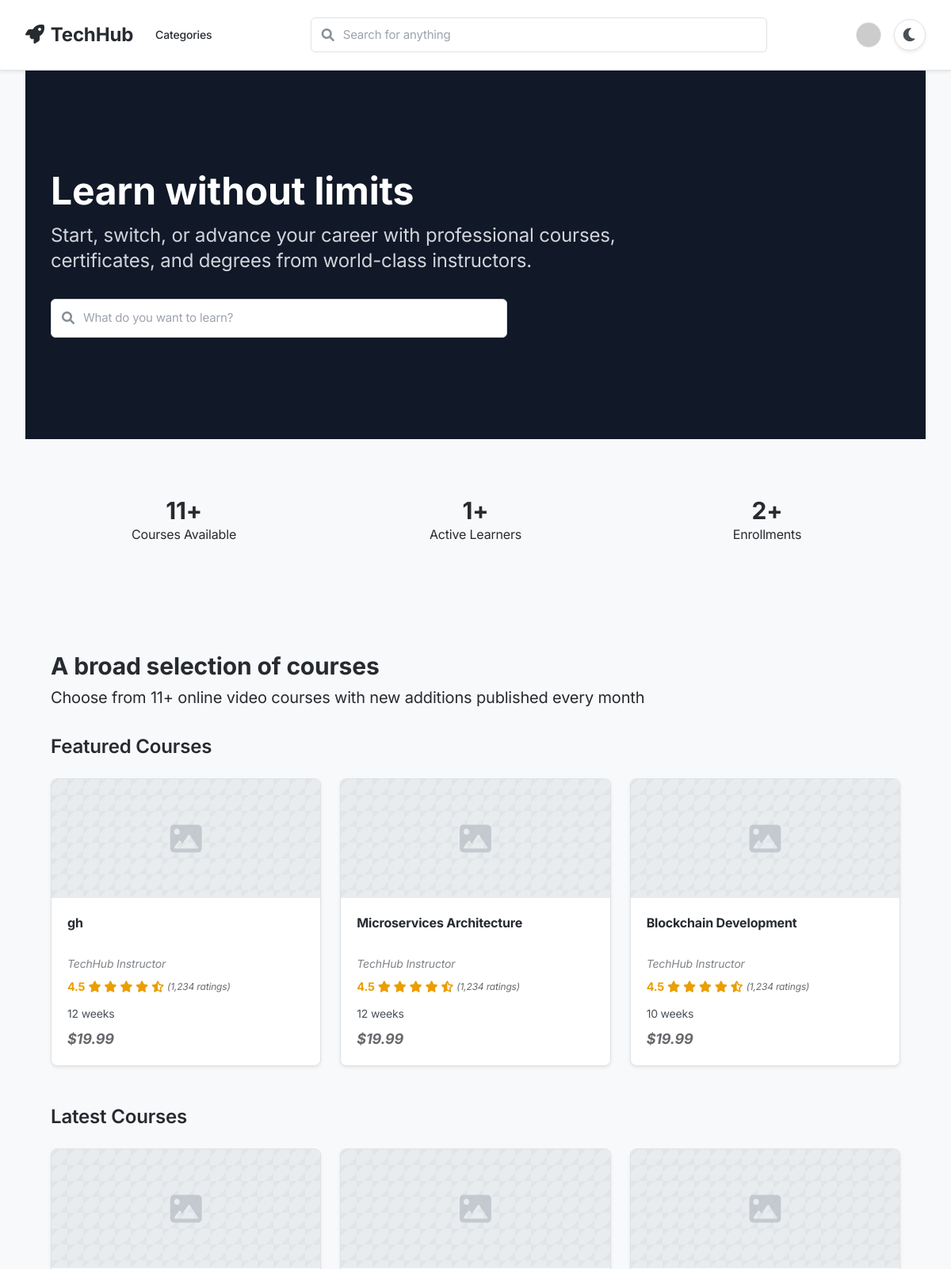
Page / (signed in, upper part) on the earlier database version.
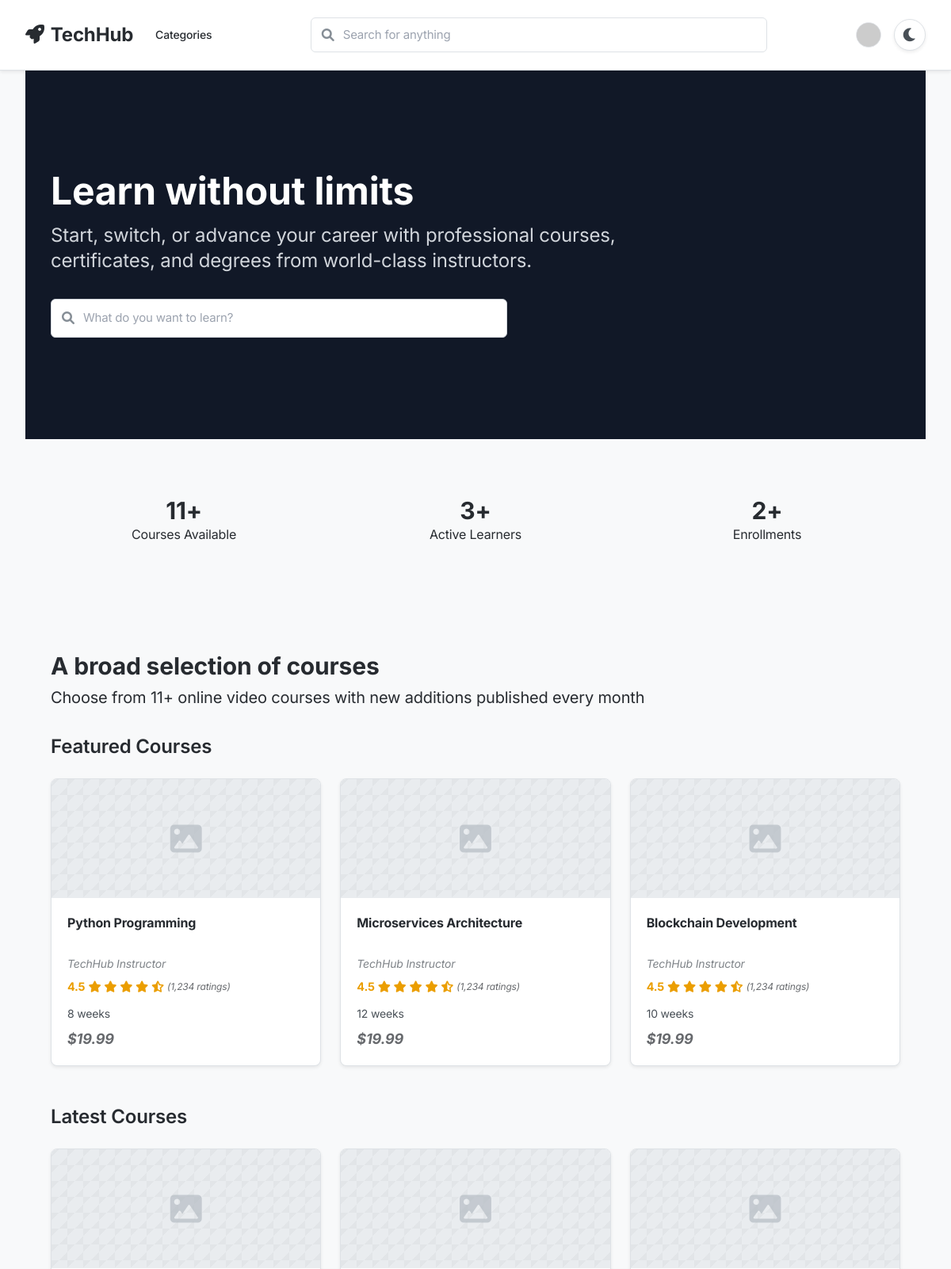
Same page on the later database version.
### app.py (models this page shows)
class Course(db.Model):
    id = db.Column(db.Integer, primary_key=True)
    title = db.Column(db.String(100), nullable=False)
    description = db.Column(db.Text, nullable=False)
    semantic_tags = db.Column(db.String(200))
    created_at = db.Column(db.DateTime, default=datetime.utcnow)
    user_id = db.Column(db.Integer, db.ForeignKey('user.id'))
    enrollments = db.relationship('Enrollment', lazy=True)
    max_students = db.Column(db.Integer, default=50)
    start_date = db.Column(db.DateTime, default=datetime.utcnow)
    duration_weeks = db.Column(db.Integer, default=12)

### app.py (the view)
@app.route('/')
def home():
    featured_courses = Course.query.order_by(Course.created_at.desc()).limit(3).all()
    stats = {
        'total_courses': Course.query.count(),
        'total_students': User.query.count(),
        'total_enrollments': Enrollment.query.count()
    }
    categories = set()
    courses = Course.query.all()
    for course in courses:
        if course.semantic_tags:
            categories.update(tag.strip() for tag in course.semantic_tags.split(','))
    latest_courses = Course.query.order_by(Course.created_at.desc()).offset(3).limit(4).all()
    return render_template('index.html',
                         featured_courses=featured_courses,
                         latest_courses=latest_courses,
                         stats=stats,
                         categories=sorted(list(categories)))

### app.py (called while the page is built)
@login_manager.user_loader
def load_user(user_id):
    return User.query.get(int(user_id))

@app.context_processor
def inject_utility_functions():
    def get_lesson_duration(lesson):
        if hasattr(lesson, 'duration_minutes') and lesson.duration_minutes is not None:
            return lesson.duration_minutes
        return 60  # Default duration in minutes
    return {
        'now': datetime.utcnow,
        'get_lesson_duration': get_lesson_duration
    }

### templates/index.html (shortened to what this page needs)
{% extends "base.html" %}  {% block content %}
<section class="bg-gray-900 text-white">
  <div class="max-w-7xl mx-auto px-4 sm:px-6 lg:px-8 py-20 md:py-32">
    <div class="max-w-3xl">
      <h1 class="text-4xl md:text-5xl font-bold mb-4 leading-tight">
        Learn without limits
      </h1>
      <p class="text-xl md:text-2xl text-gray-300 mb-8">
        Start, switch, or advance your career with professional courses, certificates, and degrees from world-class instructors.
      </p>
      <form action="{{ url_for('courses') }}" method="get" class="relative max-w-xl">
        <div class="search-container mx-0">
            <span class="search-icon text-gray-400"></span>
            <input
              type="search"
              name="q"
              placeholder="What do you want to learn?"
              class="search-udemy block w-full !bg-white !text-gray-900 !border-gray-300 focus:!border-gray-900 py-3 pr-16"
              value="{{ request.args.get('q', '') }}"
              aria-label="Search courses"
            />
            <button type="submit" class="absolute right-0 top-0 bottom-0 bg-primary text-white px-4 rounded-r-full hover:bg-primary-dark transition-colors" aria-label="Submit search">
               <i class="fas fa-search"></i>
            </button>
        </div>
      </form>
    </div>
  </div>
</section>
<div class="bg-primary-light py-12">
  <div class="max-w-7xl mx-auto px-4 sm:px-6 lg:px-8">
     <div class="grid grid-cols-1 md:grid-cols-3 gap-8 text-center">
       <div class="stat-card !bg-transparent !border-none !shadow-none">
         <p class="text-3xl font-bold text-primary">{{ stats.total_courses }}+</p>
         <p class="text-text-secondary">Courses Available</p>
       </div>
       <div class="stat-card !bg-transparent !border-none !shadow-none">
         <p class="text-3xl font-bold text-primary">{{ stats.total_students - 1 }}+</p>
         <p class="text-text-secondary">Active Learners</p>
       </div>
       <div class="stat-card !bg-transparent !border-none !shadow-none">
         <p class="text-3xl font-bold text-primary">{{ stats.total_enrollments }}+</p>
         <p class="text-text-secondary">Enrollments</p>
       </div>
     </div>
  </div>
</div>
<div class="bg-body-bg py-16">
  <div class="max-w-7xl mx-auto px-4 sm:px-6 lg:px-8">
    <h2 class="text-3xl font-bold text-text-primary mb-2">A broad selection of courses</h2>
    <p class="text-xl text-text-secondary mb-8">Choose from {{ stats.total_courses }}+ online video courses with new additions published every month</p>
    <h3 class="text-2xl font-semibold text-text-primary mb-6">Featured Courses</h3>
    <div class="course-grid mb-12">
      {% for course in featured_courses %}
      <a href="{{ url_for('courses') }}" class="block course-card-udemy">
        <div class="card-image">
          <i class="fas fa-image fa-3x"></i>
        </div>
        <div class="card-content">
          <div>
            <h4 class="card-title">{{ course.title }}</h4>
            <p class="card-instructor card-placeholder">TechHub Instructor</p>
            <div class="card-rating">
              <span class="rating-value">4.5</span>
              <span class="stars">
                <i class="fas fa-star"></i>
                <i class="fas fa-star"></i>
                <i class="fas fa-star"></i>
                <i class="fas fa-star"></i>
                <i class="fas fa-star-half-alt"></i>
              </span>
              <span class="text-xs text-text-secondary card-placeholder">(1,234 ratings)</span>
            </div>
            <p class="card-details">{{ course.duration_weeks }} weeks</p>
          </div>
          <p class="card-price card-placeholder">$19.99</p>
        </div>
      </a>
      {% endfor %}
    </div>
    <h3 class="text-2xl font-semibold text-text-primary mb-6">Latest Courses</h3>
    <div class="course-grid mb-12">
      {% for course in latest_courses %}
      <a href="{{ url_for('courses') }}" class="block course-card-udemy">
        <div class="card-image">
          <i class="fas fa-image fa-3x"></i>
        </div>
      </a>
      {% endfor %}
    </div>
  </div>
</div>
{% endblock %}

Differences in the rows shown:
removed Course: title "gh", duration_weeks "12", shown under "Featured Courses"
added Course: title "Python Programming", duration_weeks "8", shown under "Featured Courses"
Other differences:
{{ stats.total_students - 1 }}: "1" → "3"
